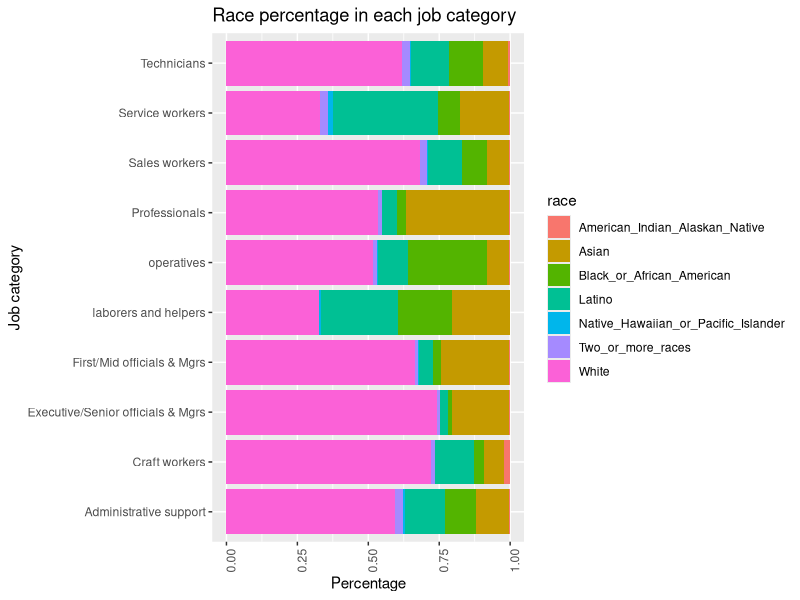

Generate this figure with R:
## ---- chunk 1
project_dir <- getwd()
setwd(project_dir)

library('plyr')
#library('bit64')
library('dplyr')
library('reshape2')
library('ggplot2')
library('data.table')
library('tidyverse')
#library('leaps')
#library('minpack.lm')
#library('xts')
## ---- chunk 2
diversity_data <- fread("EDA_Data.csv", header = TRUE) %>%
 filter(count != "na") %>%
 transform(counts = as.numeric(count))

## ---- chunk 3
by_race <- diversity_data %>%
 select(race, company, job_category, counts)%>%
 filter(!is.na(counts), !is.na(race), job_category!="Totals",job_category!="Previous_totals",race!="Overall_totals") %>%
 group_by(race, company,job_category) %>%
 summarise(counts = sum(counts))

ggplot(data=by_race) + 
  geom_bar(mapping=aes(x= job_category, y= counts, fill=race),stat="identity",position="fill") + 
  theme(axis.text.x = element_text(angle = 90, hjust = 0)) + 
  coord_flip() +
  labs(title="Race percentage in each job category", y = "Percentage", x = "Job category")
